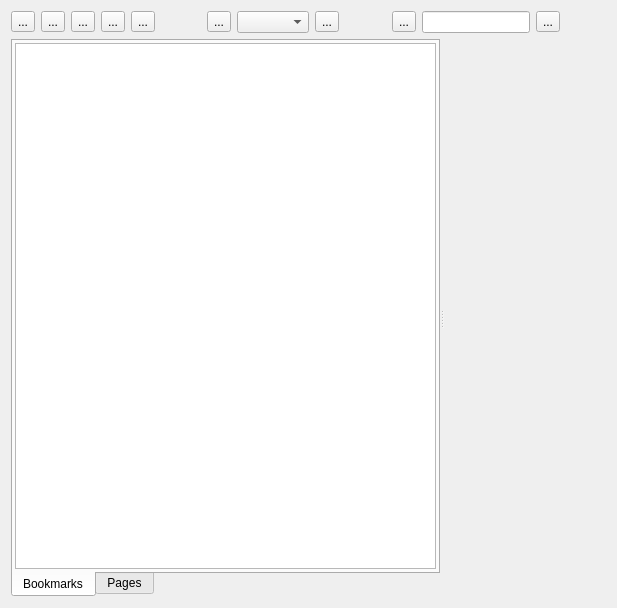
<?xml version="1.0" encoding="UTF-8"?>
<ui version="4.0">
 <class>PdfViewer</class>
 <widget class="QWidget" name="PdfViewer">
  <property name="geometry">
   <rect>
    <x>0</x>
    <y>0</y>
    <width>617</width>
    <height>608</height>
   </rect>
  </property>
  <property name="windowTitle">
   <string>PdfViewer</string>
  </property>
  <property name="windowIcon">
   <iconset theme=":/resources/images/pdfLogo.png">
    <normaloff>.</normaloff>.</iconset>
  </property>
  <layout class="QVBoxLayout" name="verticalLayout" stretch="0,1">
   <item>
    <layout class="QHBoxLayout" name="horizontalLayout">
     <item>
      <widget class="QToolButton" name="m_cropBtn">
       <property name="text">
        <string>...</string>
       </property>
      </widget>
     </item>
     <item>
      <widget class="QToolButton" name="m_shareBtn">
       <property name="text">
        <string>...</string>
       </property>
      </widget>
     </item>
     <item>
      <widget class="QToolButton" name="m_exportToMapBtn">
       <property name="text">
        <string>...</string>
       </property>
      </widget>
     </item>
     <item>
      <widget class="QToolButton" name="m_exportToImageBtn">
       <property name="text">
        <string>...</string>
       </property>
      </widget>
     </item>
     <item>
      <widget class="QToolButton" name="m_continuousBtn">
       <property name="text">
        <string>...</string>
       </property>
      </widget>
     </item>
     <item>
      <spacer name="horizontalSpacer">
       <property name="orientation">
        <enum>Qt::Horizontal</enum>
       </property>
       <property name="sizeHint" stdset="0">
        <size>
         <width>40</width>
         <height>20</height>
        </size>
       </property>
      </spacer>
     </item>
     <item>
      <widget class="QToolButton" name="m_zoomInBtn">
       <property name="text">
        <string>...</string>
       </property>
      </widget>
     </item>
     <item>
      <widget class="QComboBox" name="comboBox"/>
     </item>
     <item>
      <widget class="QToolButton" name="m_zoomOutBtn">
       <property name="text">
        <string>...</string>
       </property>
      </widget>
     </item>
     <item>
      <spacer name="horizontalSpacer_2">
       <property name="orientation">
        <enum>Qt::Horizontal</enum>
       </property>
       <property name="sizeHint" stdset="0">
        <size>
         <width>40</width>
         <height>20</height>
        </size>
       </property>
      </spacer>
     </item>
     <item>
      <widget class="QToolButton" name="m_previousPageBtn">
       <property name="text">
        <string>...</string>
       </property>
      </widget>
     </item>
     <item>
      <widget class="QLineEdit" name="lineEdit"/>
     </item>
     <item>
      <widget class="QToolButton" name="toolButton">
       <property name="text">
        <string>...</string>
       </property>
      </widget>
     </item>
     <item>
      <spacer name="horizontalSpacer_3">
       <property name="orientation">
        <enum>Qt::Horizontal</enum>
       </property>
       <property name="sizeHint" stdset="0">
        <size>
         <width>40</width>
         <height>20</height>
        </size>
       </property>
      </spacer>
     </item>
    </layout>
   </item>
   <item>
    <widget class="QSplitter" name="splitter">
     <property name="orientation">
      <enum>Qt::Horizontal</enum>
     </property>
     <widget class="QTabWidget" name="tabWidget">
      <property name="sizePolicy">
       <sizepolicy hsizetype="Preferred" vsizetype="Expanding">
        <horstretch>0</horstretch>
        <verstretch>0</verstretch>
       </sizepolicy>
      </property>
      <property name="tabPosition">
       <enum>QTabWidget::South</enum>
      </property>
      <property name="currentIndex">
       <number>0</number>
      </property>
      <property name="documentMode">
       <bool>false</bool>
      </property>
      <widget class="QWidget" name="bookmarkTab">
       <attribute name="title">
        <string>Bookmarks</string>
       </attribute>
       <layout class="QVBoxLayout" name="verticalLayout_3">
        <property name="spacing">
         <number>0</number>
        </property>
        <property name="leftMargin">
         <number>2</number>
        </property>
        <property name="topMargin">
         <number>2</number>
        </property>
        <property name="rightMargin">
         <number>2</number>
        </property>
        <property name="bottomMargin">
         <number>2</number>
        </property>
        <item>
         <widget class="QTreeView" name="bookmarkView">
          <property name="sizePolicy">
           <sizepolicy hsizetype="Preferred" vsizetype="Expanding">
            <horstretch>0</horstretch>
            <verstretch>0</verstretch>
           </sizepolicy>
          </property>
          <property name="headerHidden">
           <bool>true</bool>
          </property>
         </widget>
        </item>
       </layout>
      </widget>
      <widget class="QWidget" name="pagesTab">
       <attribute name="title">
        <string>Pages</string>
       </attribute>
      </widget>
     </widget>
     <widget class="QPdfView" name="m_view" native="true"/>
    </widget>
   </item>
  </layout>
  <action name="m_cropViewAct">
   <property name="icon">
    <iconset theme=":/resources/images/crop.svg">
     <normaloff>.</normaloff>.</iconset>
   </property>
   <property name="text">
    <string>Crop View</string>
   </property>
  </action>
  <action name="m_shareAct">
   <property name="checkable">
    <bool>true</bool>
   </property>
   <property name="icon">
    <iconset theme=":/resources/images/document-share.svg">
     <normaloff>.</normaloff>.</iconset>
   </property>
   <property name="text">
    <string>Share</string>
   </property>
  </action>
  <action name="m_exportToMapAct">
   <property name="text">
    <string>To map</string>
   </property>
  </action>
  <action name="m_exportToImage">
   <property name="text">
    <string>Image</string>
   </property>
  </action>
  <action name="m_continuousAct">
   <property name="checkable">
    <bool>true</bool>
   </property>
   <property name="text">
    <string>Continuous</string>
   </property>
  </action>
  <action name="m_zoomInAct">
   <property name="text">
    <string>Zoom In</string>
   </property>
  </action>
  <action name="m_zoomOutAct">
   <property name="text">
    <string>Zoom Out</string>
   </property>
  </action>
  <action name="m_previousPageAct">
   <property name="text">
    <string>Previous Page</string>
   </property>
  </action>
  <action name="m_nextPageAct">
   <property name="text">
    <string>Next Page</string>
   </property>
  </action>
 </widget>
 <customwidgets>
  <customwidget>
   <class>QPdfView</class>
   <extends>QWidget</extends>
   <header location="global">qpdfview.h</header>
   <container>1</container>
  </customwidget>
 </customwidgets>
 <resources/>
 <connections/>
</ui>
